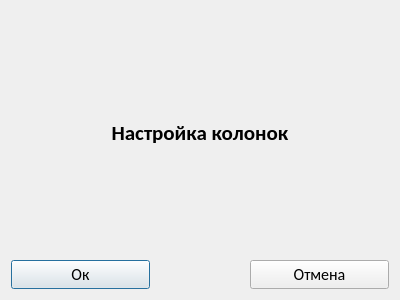
<?xml version="1.0" encoding="UTF-8"?>
<ui version="4.0">
 <class>ColumnsEditDialog</class>
 <widget class="QDialog" name="ColumnsEditDialog">
  <property name="geometry">
   <rect>
    <x>0</x>
    <y>0</y>
    <width>400</width>
    <height>300</height>
   </rect>
  </property>
  <property name="windowTitle">
   <string>Колонки</string>
  </property>
  <layout class="QVBoxLayout" name="verticalLayout">
   <item>
    <layout class="QVBoxLayout" name="main_layout">
     <item>
      <widget class="QLabel" name="dialog_title">
       <property name="font">
        <font>
         <family>Calibri</family>
         <pointsize>16</pointsize>
         <bold>true</bold>
        </font>
       </property>
       <property name="text">
        <string>Настройка колонок</string>
       </property>
       <property name="alignment">
        <set>Qt::AlignCenter</set>
       </property>
      </widget>
     </item>
     <item>
      <layout class="QHBoxLayout" name="buttons_layout">
       <property name="spacing">
        <number>100</number>
       </property>
       <property name="topMargin">
        <number>0</number>
       </property>
       <property name="bottomMargin">
        <number>0</number>
       </property>
       <item>
        <widget class="QPushButton" name="ok_button">
         <property name="font">
          <font>
           <family>Calibri</family>
           <pointsize>12</pointsize>
          </font>
         </property>
         <property name="text">
          <string>Ок</string>
         </property>
        </widget>
       </item>
       <item>
        <widget class="QPushButton" name="cancel_button">
         <property name="font">
          <font>
           <family>Calibri</family>
           <pointsize>12</pointsize>
          </font>
         </property>
         <property name="text">
          <string>Отмена</string>
         </property>
        </widget>
       </item>
      </layout>
     </item>
    </layout>
   </item>
  </layout>
 </widget>
 <resources/>
 <connections/>
</ui>
